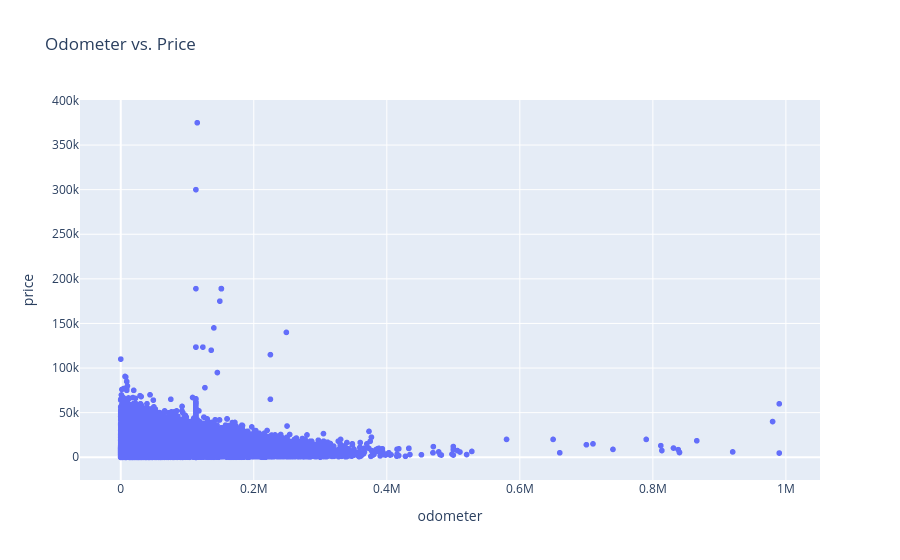

Here is the notebook cell this chart was saved with:
### Code cell
odom_fig = px.scatter(vehicles_df, x='odometer', y='price', title='Odometer vs. Price')
odom_fig

### Figure 1 — Plotly figure (JSON) as saved in the notebook; plotly's stock layout.template omitted (floating-point values rounded to 4 significant figures; data arrays with more than 128 entries replaced by an {"elided": "..."} marker saying what was removed)
{"data": [{"hovertemplate": "odometer=%{x}<br>price=%{y}<extra></extra>", "legendgroup": "", "marker": {"color": "#636efa", "symbol": "circle"}, "mode": "markers", "name": "", "showlegend": false, "type": "scattergl", "x": {"elided": "51525 int values"}, "xaxis": "x", "y": {"elided": "51525 int values"}, "yaxis": "y"}], "layout": {"legend": {"tracegroupgap": 0}, "title": {"text": "Odometer vs. Price"}, "xaxis": {"anchor": "y", "domain": [0, 1], "title": {"text": "odometer"}}, "yaxis": {"anchor": "x", "domain": [0, 1], "title": {"text": "price"}}}}
